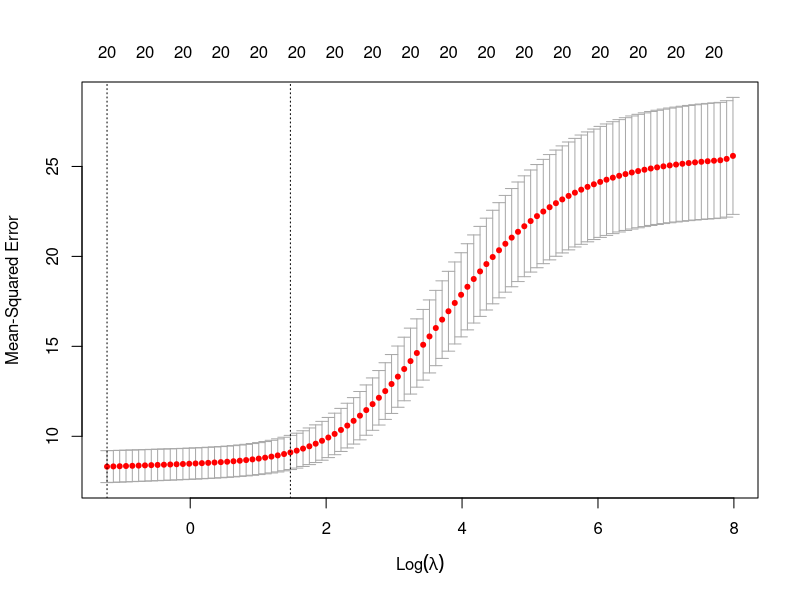

Recreate this plot in R. (Note: this script raises an error after producing the figure.)
## ============================================================
## Ridge regression demo with glmnet
## Goal: show improved predictive performance relative to OLS
## ============================================================

## install.packages("glmnet")   # uncomment if needed
library(glmnet)

set.seed(123)

## ----------------------------
## 1. Simulate correlated predictors
## ----------------------------
n_train <- 150
n_test  <- 1000
p <- 20

# Create 5 latent factors to induce strong collinearity
make_X <- function(n, p) {
  F1 <- rnorm(n)
  F2 <- rnorm(n)
  F3 <- rnorm(n)
  F4 <- rnorm(n)
  F5 <- rnorm(n)
  
  X <- cbind(
    F1 + rnorm(n, sd = 0.15),
    F1 + rnorm(n, sd = 0.15),
    F1 + rnorm(n, sd = 0.15),
    F1 + rnorm(n, sd = 0.15),
    
    F2 + rnorm(n, sd = 0.15),
    F2 + rnorm(n, sd = 0.15),
    F2 + rnorm(n, sd = 0.15),
    F2 + rnorm(n, sd = 0.15),
    
    F3 + rnorm(n, sd = 0.15),
    F3 + rnorm(n, sd = 0.15),
    F3 + rnorm(n, sd = 0.15),
    F3 + rnorm(n, sd = 0.15),
    
    F4 + rnorm(n, sd = 0.15),
    F4 + rnorm(n, sd = 0.15),
    F4 + rnorm(n, sd = 0.15),
    F4 + rnorm(n, sd = 0.15),
    
    F5 + rnorm(n, sd = 0.15),
    F5 + rnorm(n, sd = 0.15),
    F5 + rnorm(n, sd = 0.15),
    F5 + rnorm(n, sd = 0.15)
  )
  
  X[, 1:p, drop = FALSE]
}

X_train <- make_X(n_train, p)
X_test  <- make_X(n_test, p)

colnames(X_train) <- paste0("x", 1:p)
colnames(X_test)  <- paste0("x", 1:p)

# True coefficients: only a few matter
beta_true <- c(3, 0, 0, 0,
               -2.5, 0, 0, 0,
               2, 0, 0, 0,
               0, 0, 0, 0,
               1.5, 0, 0, 0)

sigma <- 3

y_train <- as.vector(X_train %*% beta_true + rnorm(n_train, sd = sigma))
y_test  <- as.vector(X_test  %*% beta_true + rnorm(n_test,  sd = sigma))

## ----------------------------
## 2. Fit OLS
## ----------------------------
train_df <- data.frame(y = y_train, X_train)
test_df  <- data.frame(y = y_test, X_test)

ols_fit <- lm(y ~ ., data = train_df)

ols_pred_train <- predict(ols_fit, newdata = train_df)
ols_pred_test  <- predict(ols_fit, newdata = test_df)

mse <- function(y, yhat) mean((y - yhat)^2)

ols_train_mse <- mse(y_train, ols_pred_train)
ols_test_mse  <- mse(y_test, ols_pred_test)

cat("\n--- OLS performance ---\n")
cat("Train MSE:", round(ols_train_mse, 3), "\n")
cat("Test  MSE:", round(ols_test_mse, 3), "\n")

## Optional: inspect coefficient instability
cat("\n--- OLS coefficients (first 10) ---\n")
print(round(coef(ols_fit)[1:11], 3))

## ----------------------------
## 3. Fit ridge with cross-validation
## ----------------------------
# glmnet wants x as a matrix and y as a vector
x_train_mat <- as.matrix(X_train)
x_test_mat  <- as.matrix(X_test)

set.seed(123)
cv_ridge <- cv.glmnet(
  x = x_train_mat,
  y = y_train,
  alpha = 0,          # ridge
  family = "gaussian",
  nfolds = 10
)

cat("\n--- Ridge CV results ---\n")
cat("lambda.min:", cv_ridge$lambda.min, "\n")
cat("lambda.1se:", cv_ridge$lambda.1se, "\n")

# Fit ridge predictions at lambda.min and lambda.1se
ridge_pred_train_min <- predict(cv_ridge, newx = x_train_mat, s = "lambda.min")
ridge_pred_test_min  <- predict(cv_ridge, newx = x_test_mat,  s = "lambda.min")

ridge_pred_train_1se <- predict(cv_ridge, newx = x_train_mat, s = "lambda.1se")
ridge_pred_test_1se  <- predict(cv_ridge, newx = x_test_mat,  s = "lambda.1se")

ridge_train_mse_min <- mse(y_train, ridge_pred_train_min)
ridge_test_mse_min  <- mse(y_test, ridge_pred_test_min)

ridge_train_mse_1se <- mse(y_train, ridge_pred_train_1se)
ridge_test_mse_1se  <- mse(y_test, ridge_pred_test_1se)

cat("\n--- Ridge performance (lambda.min) ---\n")
cat("Train MSE:", round(ridge_train_mse_min, 3), "\n")
cat("Test  MSE:", round(ridge_test_mse_min, 3), "\n")

cat("\n--- Ridge performance (lambda.1se) ---\n")
cat("Train MSE:", round(ridge_train_mse_1se, 3), "\n")
cat("Test  MSE:", round(ridge_test_mse_1se, 3), "\n")

## ----------------------------
## 4. Compare coefficient magnitudes
## ----------------------------
ridge_coef_min <- as.matrix(coef(cv_ridge, s = "lambda.min"))
ridge_coef_1se <- as.matrix(coef(cv_ridge, s = "lambda.1se"))

cat("\n--- Ridge coefficients at lambda.min (first 10) ---\n")
print(round(ridge_coef_min[1:11, , drop = FALSE], 3))

cat("\n--- Ridge coefficients at lambda.1se (first 10) ---\n")
print(round(ridge_coef_1se[1:11, , drop = FALSE], 3))

## ----------------------------
## 5. Visualize the CV curve
## ----------------------------
plot(cv_ridge)

## ----------------------------
## 6. Simple summary table
## ----------------------------
results <- data.frame(
  Model = c("OLS", "Ridge (lambda.min)", "Ridge (lambda.1se)"),
  Train_MSE = c(ols_train_mse, ridge_train_mse_min, ridge_train_mse_1se),
  Test_MSE  = c(ols_test_mse,  ridge_test_mse_min,  ridge_test_mse_1se)
)

cat("\n--- Summary table ---\n")
print(round(results, 3))

## ----------------------------
## 7. Correlation check (illustrates collinearity)
## ----------------------------
cat("\n--- Example predictor correlations ---\n")
print(round(cor(X_train[, 1:6]), 2))
